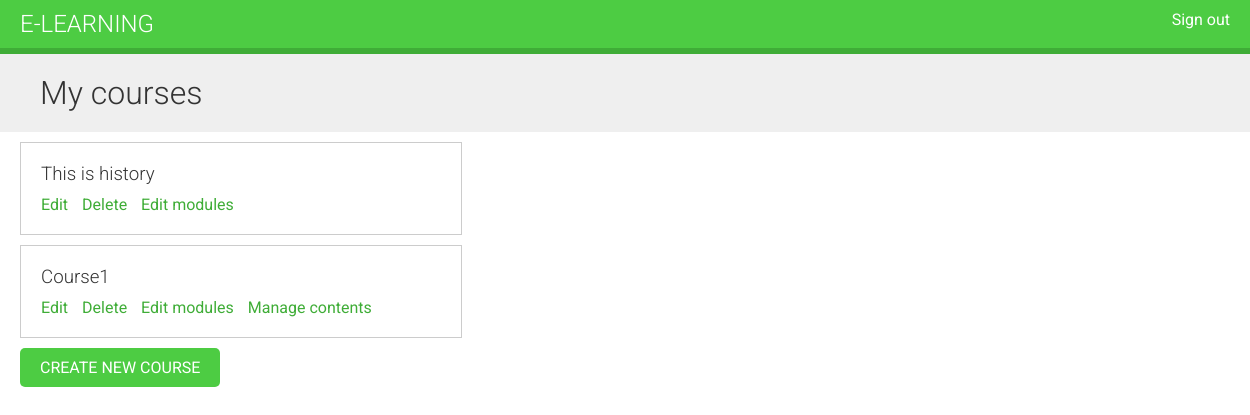
The page /course/mine/ (signed in) on the database its author committed.
### courses/models.py (models this page shows, shortened)
class Course(models.Model):
    owner = models.ForeignKey(User,
                              related_name='courses_created',
                              on_delete=models.CASCADE)
    subject = models.ForeignKey(Subject,
                                related_name='courses',
                                on_delete=models.CASCADE)
    title = models.CharField(max_length=200)
    slug = models.SlugField(max_length=200, unique=True)
    overview = models.TextField()
    created = models.DateTimeField(auto_now_add=True)
    students = models.ManyToManyField(User, related_name='courses_joined', blank=True)
    class Meta:
        ordering = ['-created']

### courses/views.py (the view)
# urls.py: path('mine/', views.ManageCourseListView.as_view(), name='manage_course_list'),
class ManageCourseListView(OwnerCourseMixin, ListView):
    template_name = 'courses/manage/course/list.html'
    permission_required = 'courses.view_course'

### courses/views.py (called while the page is built)
    def get_queryset(self):
        qs = super().get_queryset()
        return qs.filter(owner=self.request.user)

### courses/templates/courses/manage/course/list.html (shortened to what this page needs)
{% extends "base.html" %}
{% block content %}
    <h1>My courses</h1>
    <div class="module">
        {% for course in object_list %}
            <div class="course-info">
                <h3>{{ course.title }}</h3>
                <p>
                    <a href="{% url 'course_edit' course.id %}">Edit</a>
                    <a href="{% url 'course_delete' course.id %}">Delete</a>
                    <a href="{% url 'course_module_update' course.id %}">Edit modules</a>
                    {% if course.modules.count > 0 %}
                        <a href="{% url 'module_content_list' course.modules.first.id %}">Manage contents</a>
                    {% endif %}
                </p>
            </div>
        {% empty %}
            <p>You haven't created any courses yet.</p>
        {% endfor %}
        <p>
            <a href="{% url 'course_create' %}" class="button">Create new course</a>
        </p>
    </div>
{% endblock %}

### courses/static/css/base.css (style rules this page uses)
body { margin:0; font-family:'Roboto', sans-serif; font-weight:400; color:#333; }
a { color:#3fad37; text-decoration:none; }
h1, h2, h3, h4, h5, h6 { font-family:'Roboto', sans-serif; font-weight:300; }
h1 { background:#efefef; width:100%; overflow:auto; padding:20px 0 20px 40px; margin:0; }
.module { padding:10px 20px; float:left; width:600px; }
.module h3 { margin:20px 0 0; padding:0; width:100%; }
.module p { margin:10px 0 20px; width:100%; float:left; }
input[type=submit], a.button { border-radius:5px; background:#4dcc43; color:#fff; font-size:16px; text-transform:uppercase; border:none; padding:10px 20px; margin:20px 0; }
.course-info { border:1px solid #ccc; padding:0 20px; margin-bottom:10px; width:400px; overflow:auto; }
.course-info a { margin-right:10px; }

### rows shown on the page
Course: title "This is history"
Course: title "Course1", shows "Manage contents"
